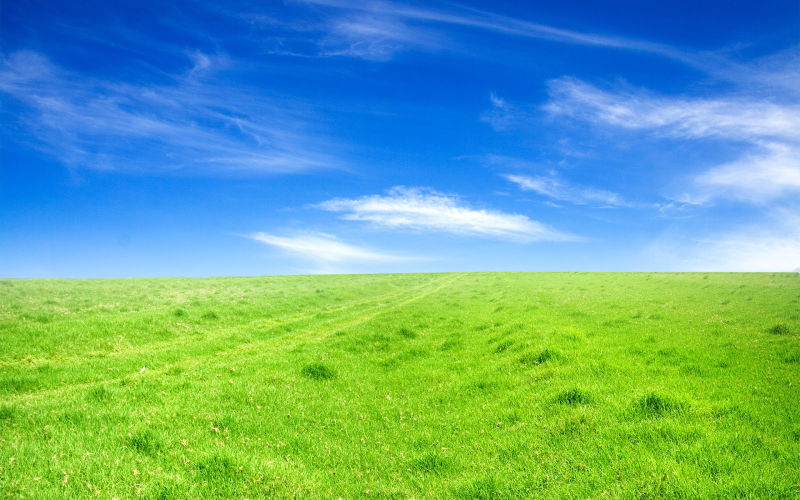
#> input picture testsky/Nature_Fields_Green_field_beneath_a_blue_sky_015103_.jpg, 1600 x 1000 px (shown at 1/2 size)
$ python segmentation.py   (older library calls are emulated)
#> lines starting #> are read from the running program, lines starting #| are printed output that depends on the picture
import cv2
#import numpy as np
from matplotlib import pyplot as plt


class Size(object):

    def __init__(self, x, y):
        self.width = x
        self.hight = y

SHOWALL = False
DELAY_CAPTION = 1500
DELAY_BLUR = 100
MAX_KERNEL_LENGTH = 31

imgs = dict()

img = cv2.imread('Nature_Fields_Green_field_beneath_a_blue_sky_015103_.jpg',
                 0)
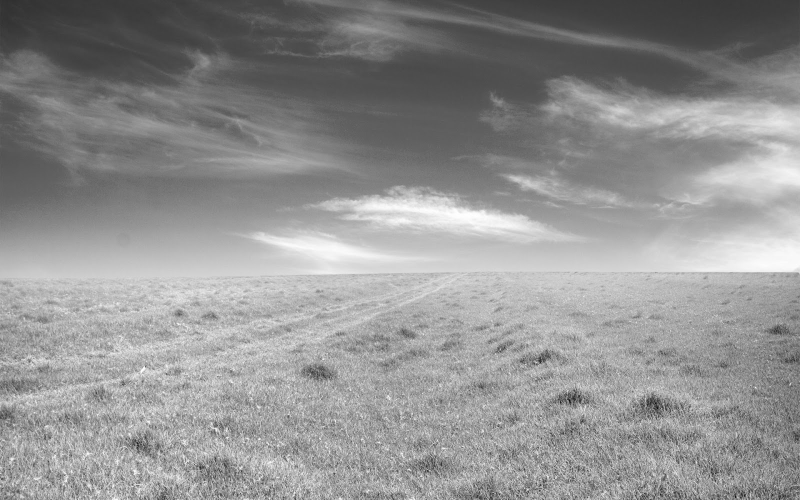
#> img: shape (1000, 1600) (shown at 1/2 size); min 0, max 255, mean 145.7
imgs["orginal"] = img
for x in range(8):
    x = x * 2 + 1
    imgs["GBlur"+str(x)] = cv2.GaussianBlur(img, (x, x), 0)
#> after the loop, imgs = 9 items
    ## show img
for (name, image), i in zip(imgs.items(), range(len(imgs))):
    plt.subplot(3, 3, i+1), plt.imshow(image, 'gray')
    plt.title(name)

    cv2.namedWindow(name, cv2.CV_WINDOW_AUTOSIZE)
    cv2.imshow(name, image)
#> this loop made 9 passes
#> name on passes 1 to 9: 'orginal', 'GBlur1', 'GBlur3', 'GBlur5', 'GBlur7', 'GBlur9', 'GBlur11', 'GBlur13', 'GBlur15'


plt.show()
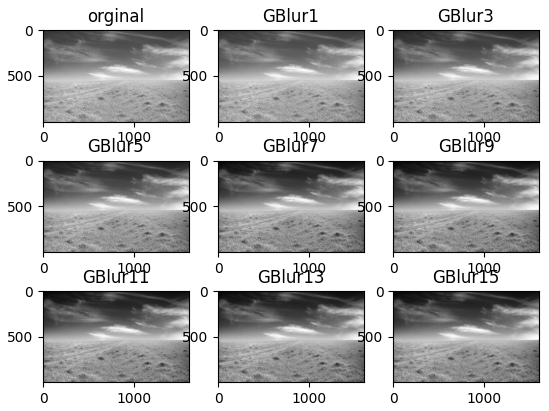
#> figure drawn by matplotlib, 9 panels
if SHOWALL:
    cv2.waitKey(0)

$ run again, with testsky/IMG_20130918_162350.jpg copied over testsky/Nature_Fields_Green_field_beneath_a_blue_sky_015103_.jpg
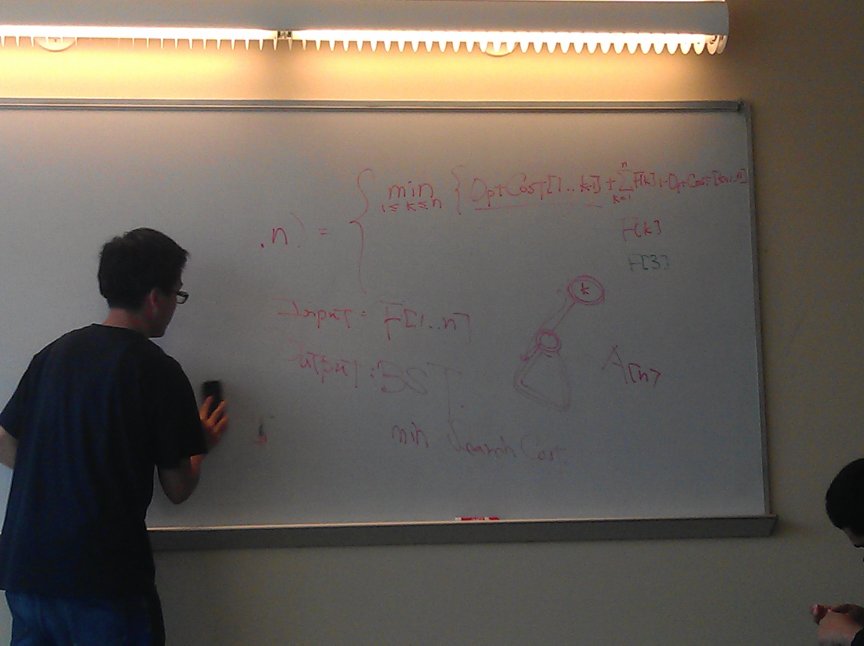
#> input picture testsky/IMG_20130918_162350.jpg, 2592 x 1936 px (shown at 1/3 size)
#> `img = cv2.imread('Nature_Fields_Green_field_beneath_a_blue_sky_015103_..`:
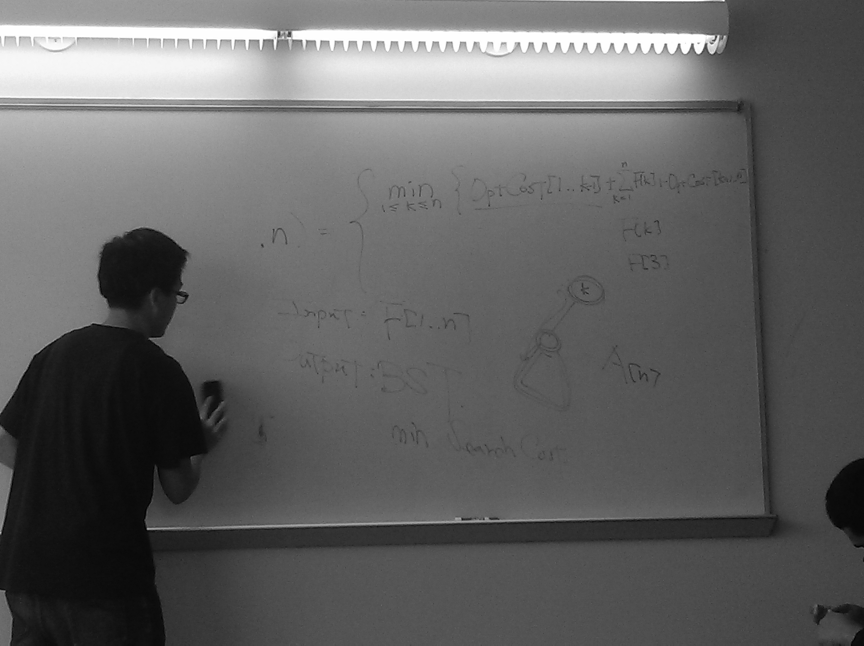
#> img: shape (1936, 2592) (shown at 1/3 size); min 0, max 255, mean 99.1
#> after the loop `for x in range(8):`: imgs = 9 items
#> the loop `for (name, image), i in zip(imgs.items(), range(len(imgs))):` made 9 passes
#> name on passes 1 to 8: 'orginal', 'GBlur1', 'GBlur3', 'GBlur5', 'GBlur7', 'GBlur9', 'GBlur11', 'GBlur13'

$ run again, with testsky/IMG_20130918_164245.jpg copied over testsky/Nature_Fields_Green_field_beneath_a_blue_sky_015103_.jpg
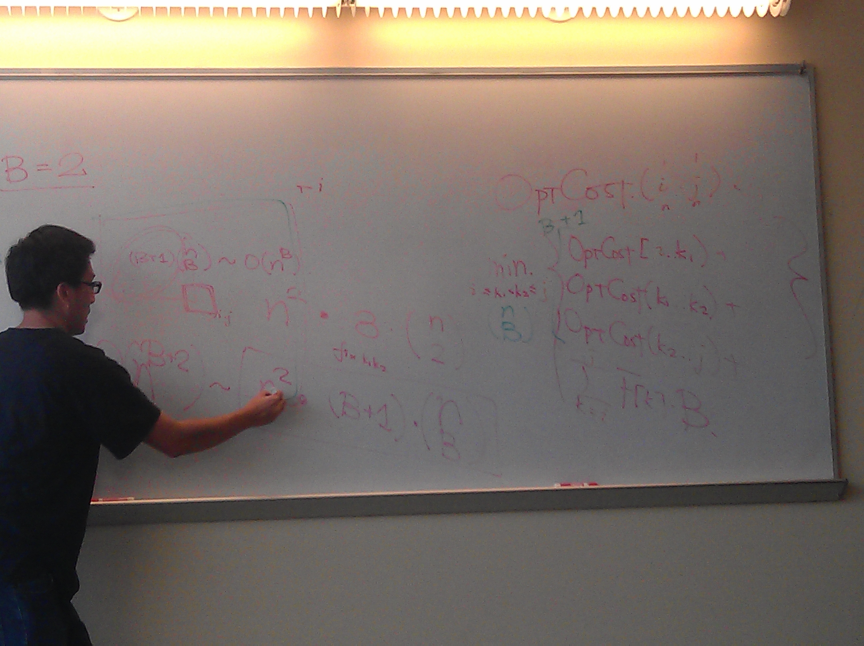
#> input picture testsky/IMG_20130918_164245.jpg, 2592 x 1936 px (shown at 1/3 size)
#> `img = cv2.imread('Nature_Fields_Green_field_beneath_a_blue_sky_015103_..`:
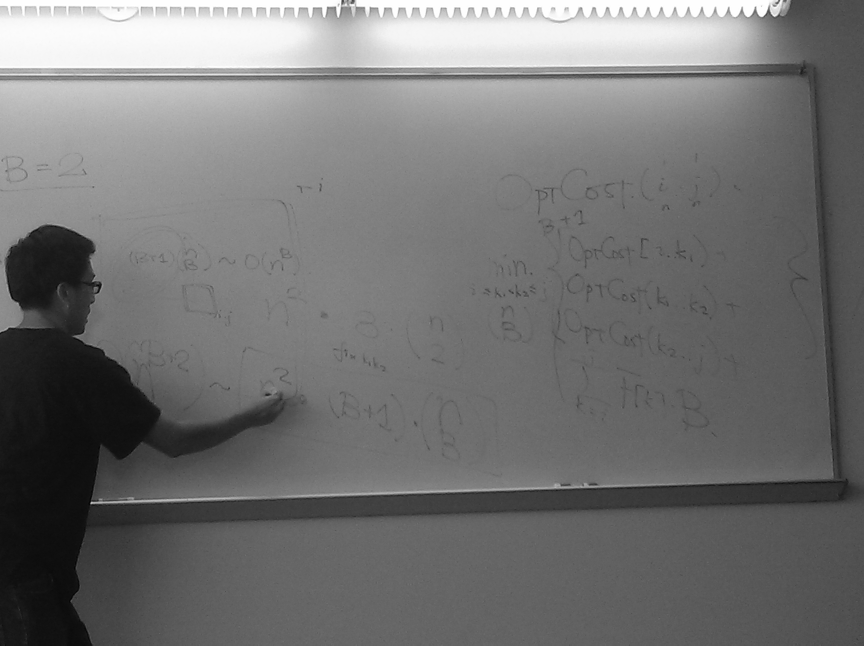
#> img: shape (1936, 2592) (shown at 1/3 size); min 0, max 255, mean 115.2
#> after the loop `for x in range(8):`: imgs = 9 items
#> the loop `for (name, image), i in zip(imgs.items(), range(len(imgs))):` made 9 passes
#> name on passes 1 to 8: 'orginal', 'GBlur1', 'GBlur3', 'GBlur5', 'GBlur7', 'GBlur9', 'GBlur11', 'GBlur13'

$ run again, with testsky/IMG_20130918_164249.jpg copied over testsky/Nature_Fields_Green_field_beneath_a_blue_sky_015103_.jpg
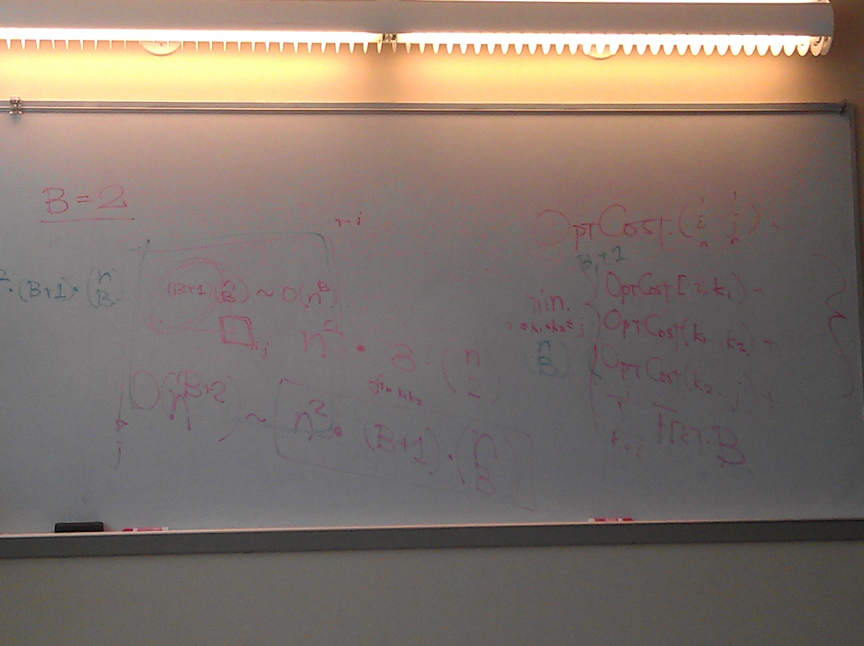
#> input picture testsky/IMG_20130918_164249.jpg, 2592 x 1936 px (shown at 1/3 size)
#> `img = cv2.imread('Nature_Fields_Green_field_beneath_a_blue_sky_015103_..`:
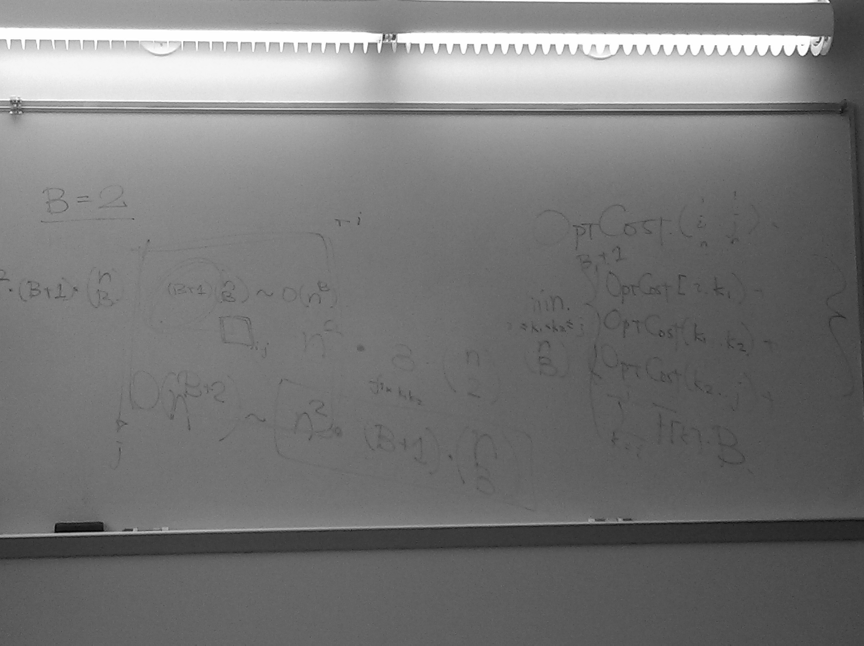
#> img: shape (1936, 2592) (shown at 1/3 size); min 0, max 255, mean 120
#> after the loop `for x in range(8):`: imgs = 9 items
#> the loop `for (name, image), i in zip(imgs.items(), range(len(imgs))):` made 9 passes
#> name on passes 1 to 8: 'orginal', 'GBlur1', 'GBlur3', 'GBlur5', 'GBlur7', 'GBlur9', 'GBlur11', 'GBlur13'
